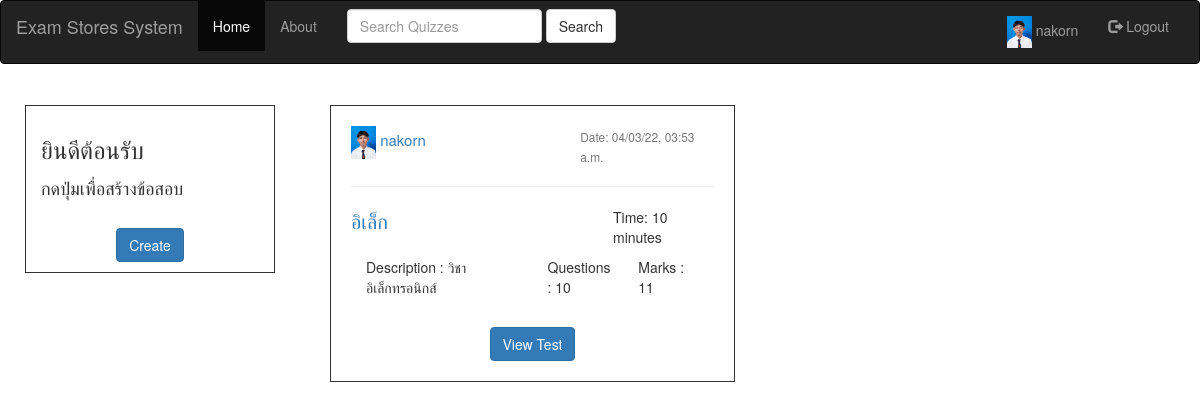
/ (signed in), run on the app's committed database.
### users/models.py (models this page shows, shortened)
class Profile(models.Model):
    user = models.OneToOneField(User, on_delete=models.CASCADE)
    image = models.ImageField(default="default.jpg", upload_to='profile_pics')

### quiz/models.py (models this page shows, shortened)
class Quiz(models.Model):
    title = models.CharField(max_length=50)
    description = models.TextField(default=None)
    instructions = models.TextField(default=None)
    questions = models.IntegerField()
    marks = models.IntegerField(default=0)
    date_posted = models.DateTimeField(default=timezone.now)
    author = models.ForeignKey(User, on_delete=models.CASCADE)
    password = models.CharField(max_length=20, default=None)
    minutes = models.IntegerField(default=30)
    likes = models.IntegerField(default=0)

### quiz/views.py (the view)
# urls.py: path('', HomeListView.as_view(), name='quiz-home'),
class HomeListView(ListView):
    model = Quiz
    template_name = 'quiz/home.html'
    context_object_name = 'quizes'
    ordering = ['-date_posted']
    def get_context_data(self, **kwargs):
        context = super().get_context_data(**kwargs)
        new_context_entry = "Home"
        context["title"] = new_context_entry
        return context

### quiz/templates/quiz/home.html
{% extends "quiz/base.html" %} {% block content %}
<br>
<div class="col-sm-3">
    <div class="row" style="border:1px solid; margin-left:10px; margin-right:10px; padding:10px;">
        <h3 style="padding-left:5px;">ยินดีต้อนรับ {{ request.user.first_name }} {{ request.user.last_name }}</h3>
        <h4 style="padding-left:5px; padding-top:5px;">กดปุ่มเพื่อสร้างข้อสอบ</h4>
        <br>
        <div style="text-align:center;">
            <a href="{% url 'create_home' %}" class="btn btn-primary">Create</a>
        </div>
    </div>
    <br>
</div>
<div class="col-sm-9 ">
    {% for quiz in quizes %}
    <div class="col-sm-6">
        <div style="border:1px solid; padding:20px; margin-bottom: 20px;">
            <div class="media-body">
                <div class="row">
                    <div class="col-sm-7">
                        <a class="mr-2" href="{% url 'user_details' quiz.author.id %}" style="font-size:15px;"><img class="rounded-circle article-img" src="{{ quiz.author.profile.image.url }}" style="width:25px;"> {{ quiz.author }}</a>
                    </div>
                    <div class="col-sm-5">
                        <small class="text-muted">Date: {{ quiz.date_posted|date:"d/m/y, h:i a" }}</small>
                    </div>
                </div>
                <hr>
                <div class="row">
                    <div class="col-sm-8">
                        <p style="font-size:20px;"><a class="article-title" href="#">{{ quiz.title }}</a></p>
                    </div>
                    <div class="col-sm-4">
                        <p class="article-content">Time: {{ quiz.minutes }} minutes</p>
                    </div>
                </div>
                {% if not quiz.description %}
                <div class="col-sm-6 ">
                    <p class="article-content">Description : There is no description.</p>
                </div>
                {% else %}
                <div class="col-sm-6 ">
                    <p class="article-content">Description : {{ quiz.description }}</p>
                </div>
                {% endif %}
                <div class="col-sm-3 ">
                    <p class="article-content">Questions : {{ quiz.questions }}</p>
                </div>
                <div class="col-sm-3 ">
                    <p class="article-content">Marks : {{ quiz.marks }}</p>
                </div>
            </div>
            <br>
            <div style="text-align:center;">
                <a href="{% url 'quiz_detail' quiz.id %}" class="btn btn-primary">View Test</a>
            </div>
        </div>
    </div>
    {% endfor %}
</div>
{% endblock %}

### quiz/templates/quiz/base.html (shortened to what this page needs)
<!DOCTYPE html>
<html>
<head>
    <link rel="stylesheet" href="https://maxcdn.bootstrapcdn.com/bootstrap/3.4.1/css/bootstrap.min.css">
</head>
<body>
    <nav id="menu" class="navbar navbar-inverse">
        <div class="container-fluid">
            <div class="navbar-header">
                <a class="navbar-brand" href="{% url 'quiz-home' %}">Exam Stores System</a>
            </div>
            <div class="collapse navbar-collapse" id="myNavbar">
                <ul class="nav navbar-nav" role="tablist">
                    <li><a href="{% url 'quiz-home' %}">Home</a></li>
                    <li><a href="{% url 'quiz-about' %}">About</a></li>
                </ul>
                <form class="navbar-form navbar-left" action="/searches" method="GET">
                    <div class="form-group">
                        <input type="text" class="form-control" placeholder="Search Quizzes" name="Search">
                    </div>
                    <button type="submit" class="btn btn-default">Search</button>
                </form>
                {% if user.is_authenticated %}
                <ul class="nav navbar-nav navbar-right">
                    <li>
                        <a href="{% url 'profile' %}"><img class="rounded-circle article-img" src="{{ request.user.profile.image.url }}" style="width:25px;"> {{request.user.username}}</a>
                    </li>
                    <li><a href="{% url 'logout' %}"><span class="glyphicon glyphicon-log-out"></span> Logout</a></li>
                </ul>
                {% else %}
                <ul class="nav navbar-nav navbar-right">
                    <li><a href="{% url 'register' %}"><span class="glyphicon glyphicon-user"></span> Sign Up</a></li>
                    <li><a href="{% url 'login' %}"><span class="glyphicon glyphicon-log-in"></span> Login</a></li>
                </ul>
                {% endif %}
            </div>
        </div>
    </nav>
    <div class="row">
        <div class="col-sm-3 "></div>
        <div class="col-sm-6 ">
        </div>
        <div class="col-sm-3 "></div>
    </div>
    {% block content %} {% endblock %}
</body>
</html>

### data on the page
Quiz: author.profile.image (picture), author "nakorn", date_posted "04/03/22, 03:53 a.m.", title "อิเล็ก", minutes "10", description "วิชาอิเล็กทรอนิกส์", questions "10", marks "11"

### other printed values
{{ request.user.username }} "nakorn"
